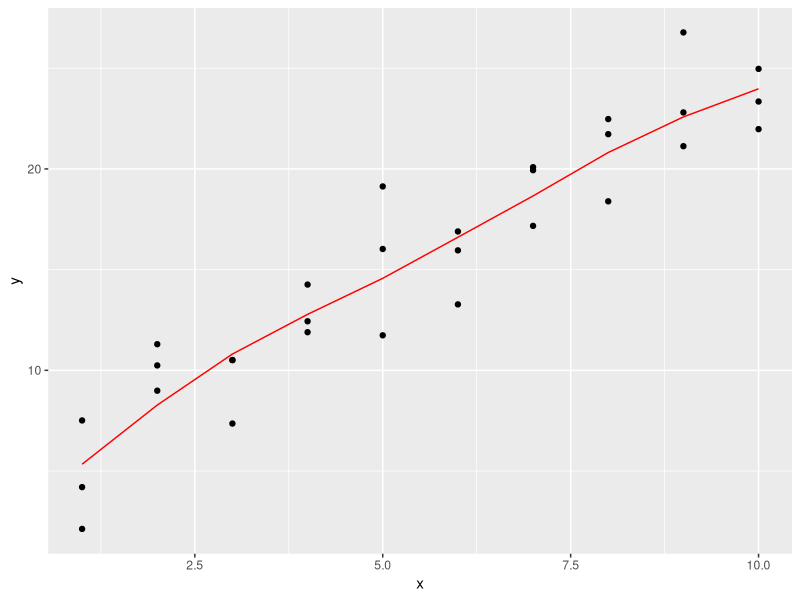
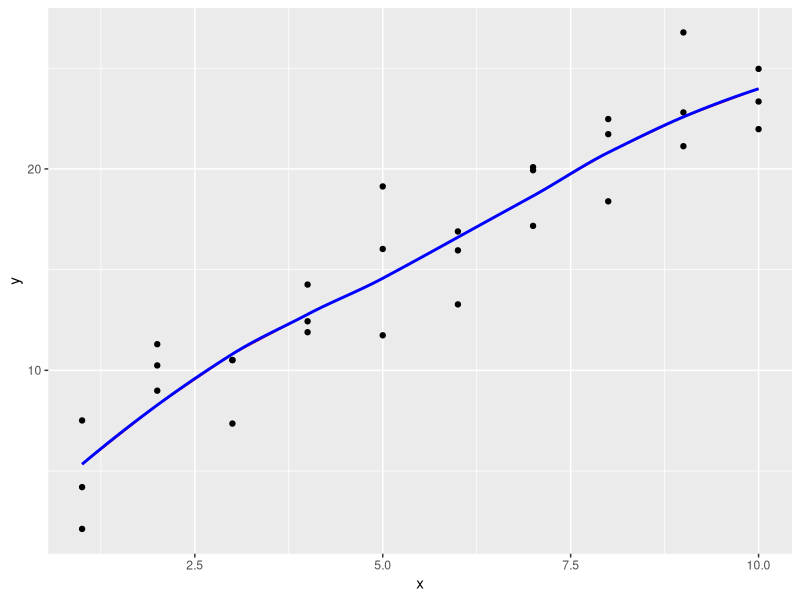
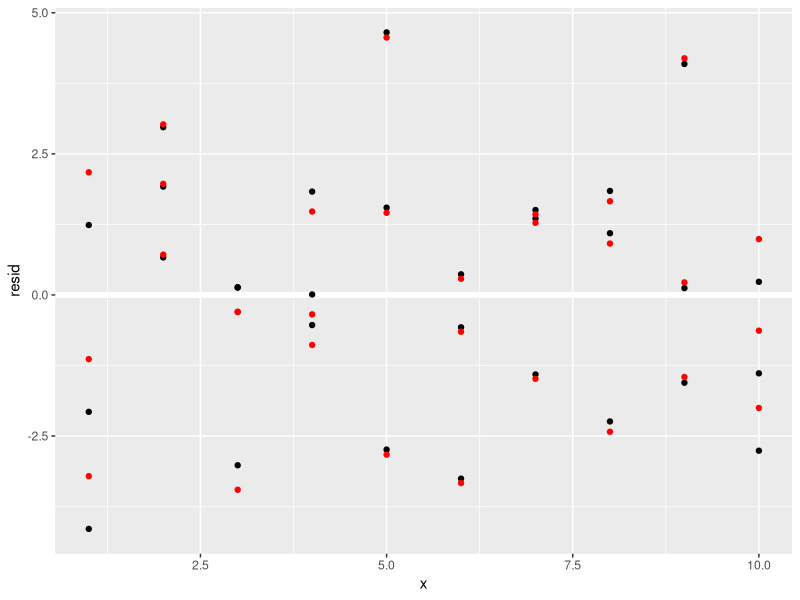
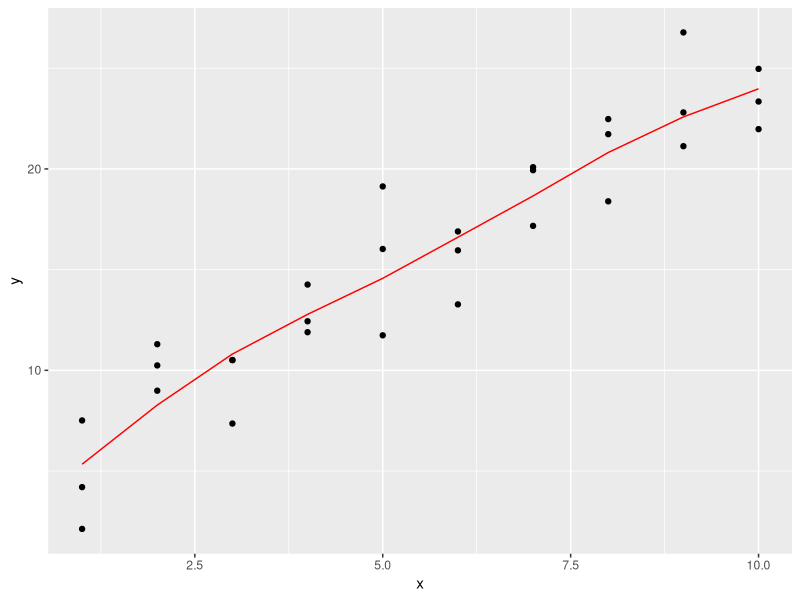
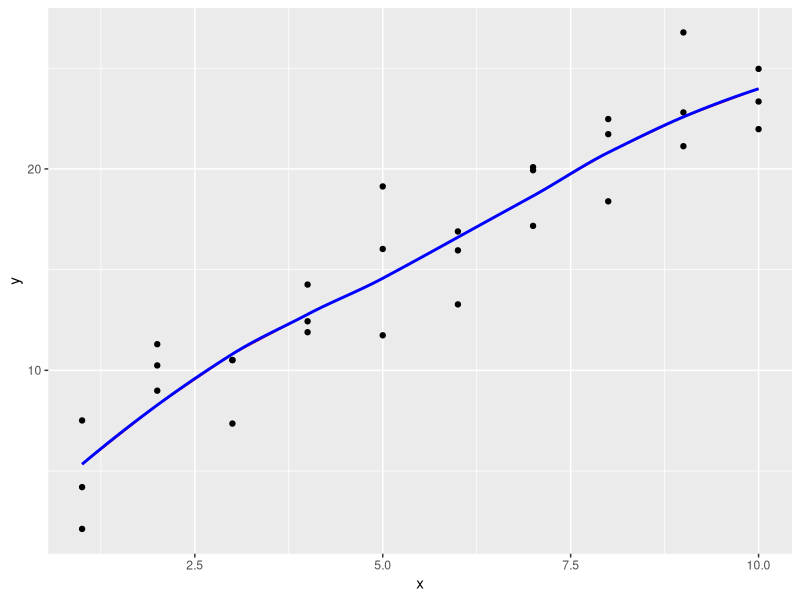
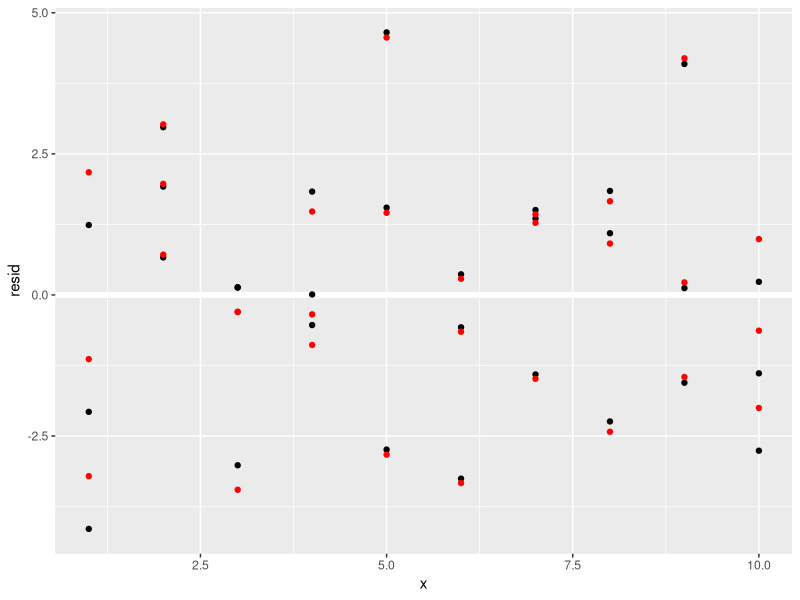

Reproduce these figures in R, in order.
library(tidyverse)

library(modelr)
options(na.action = na.warn)

sim1_loess <- loess(y ~ x, data = sim1)
sim1_lm <- lm(y ~ x, data = sim1)

grid_loess <- sim1 %>%
  add_predictions(sim1_loess)

sim1 <- sim1 %>%
  add_residuals(sim1_lm) %>%
  add_predictions(sim1_lm) %>%
  add_residuals(sim1_loess, var = "resid_loess") %>%
  add_predictions(sim1_loess, var = "pred_loess")

plot_sim1_loess <-
  ggplot(sim1, aes(x = x, y = y)) +
  geom_point() +
  geom_line(aes(x = x, y = pred), data = grid_loess, colour = "red")
plot_sim1_loess

ggsave("model/figs/loess.png")

#geom_smooth() uses loess() by default:
plot_sim1_loess +
  geom_smooth(method = "loess", colour = "blue", se = FALSE, alpha = 0.20)

ggsave("model/figs/smooth.png")

ggplot(sim1, aes(x = x)) +
  geom_ref_line(h = 0) +
  geom_point(aes(y = resid)) +
  geom_point(aes(y = resid_loess), colour = "red")

ggsave("model/figs/loess_vs_lm_resid.png")
